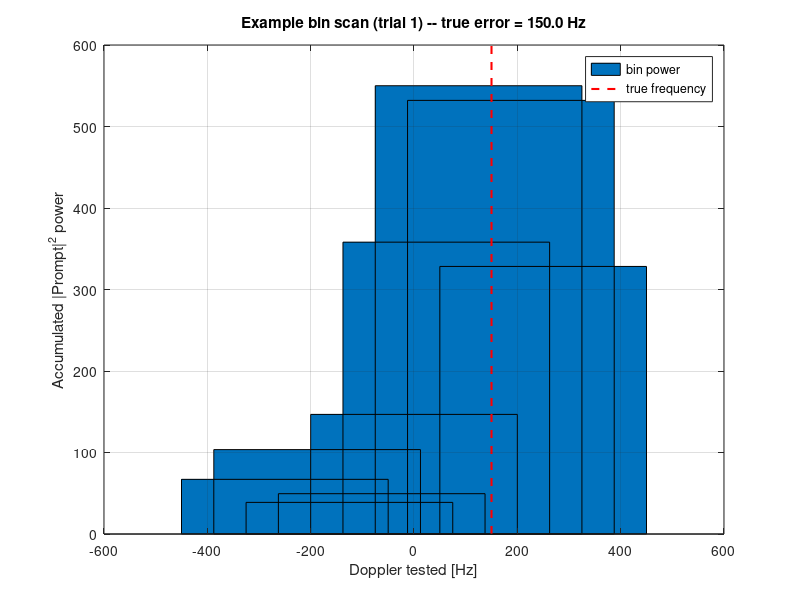
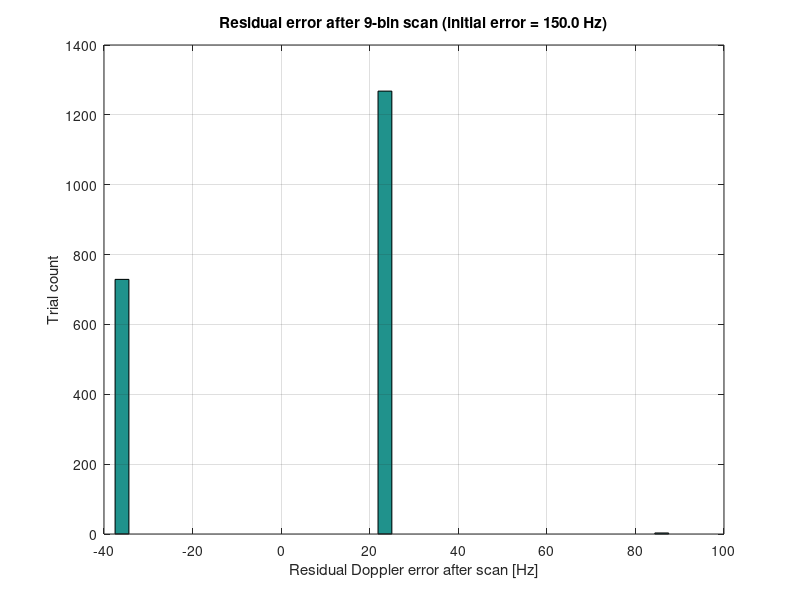

These charts were generated, in order, by the following MATLAB code:
% f_error_sim.m
%
% Octave Monte Carlo simulation of the tracking "frequency error reduction"
% state (state 5) implemented in dll_pll_veml_tracking.cc: right after
% pull-in, a passive scan tests f_error_step_num Doppler bins centered on the
% pull-in Doppler estimate, spaced f_error_doppler_step Hz apart
% (bin 0 -> +0, then alternating +step, -step, +2*step, -2*step, ...,
% matching dll_pll_veml_tracking::f_error_bin_multiplier()). Each bin is
% incoherently accumulated for f_error_accumulation code periods (|Prompt|^2
% summed), and the bin with the highest accumulated power is kept as the
% corrected Doppler.
%
% This script reproduces that exact bin geometry and accumulation logic on
% simulated noisy correlator samples, for a given C/N0 and initial (pull-in)
% frequency error, fixed to the Galileo E1 code period (Td = 4 ms). It also
% reproduces the CN0 M2M4 estimator (lock_detectors.cc::cn0_m2m4_estimator)
% applied to the winning bin's raw samples, matching the receiver's own
% "Frequency error reduction: CN0 ..." diagnostic line.
%
% Usage:
%   f_error_sim()                                     % all defaults
%   f_error_sim(CN0_dBHz, f_error_step_num, f_error_accumulation, ...
%               f_error_doppler_step, f_error_init_Hz, n_trials, seed)
%
%   f_error_sim(35, 9, 20, 62.5, 150)                 % typical EVK1029 fer.conf-like case
%   f_error_sim(30, 5, 10, 125, -300, 5000, 2)
%
% What it prints:
%   - the bin table (index, multiplier, Doppler tested, noiseless sinc loss)
%   - Monte Carlo statistics: residual Doppler error after the scan, bin
%     "capture" probability (did it pick the bin closest to the true
%     frequency?), and CN0 estimate bias/spread on the winning bin
%
% What it plots:
%   1) One example trial's per-bin accumulated power vs. Doppler tested,
%      with the true frequency marked -- the same data the receiver now logs
%      in its "bin Doppler [Hz]" / "bin correlation power" diagnostic vectors.
%   2) Histogram of the residual Doppler error left after the scan, over all
%      Monte Carlo trials.

% -------------------------------------------------------------------------
%
% GNSS-SDR is a Global Navigation Satellite System software-defined receiver.
% This file is part of GNSS-SDR.
%
% SPDX-FileCopyrightText: Joel Brenner, 2026. joel.brenner(at)saphyrion.ch
% SPDX-License-Identifier: GPL-3.0-or-later
%
% -------------------------------------------------------------------------

function f_error_sim(CN0_dBHz, f_error_step_num, f_error_accumulation, f_error_doppler_step, f_error_init_Hz, n_trials, seed)

    %% ------------------------- PARAMETERS ----------------------------------
    if nargin < 1 || isempty(CN0_dBHz),            CN0_dBHz            = 35;    end  % [dB-Hz]
    if nargin < 2 || isempty(f_error_step_num),     f_error_step_num    = 9;     end  % number of Doppler bins
    if nargin < 3 || isempty(f_error_accumulation), f_error_accumulation = 20;   end  % incoherent accum. per bin [code periods]
    if nargin < 4 || isempty(f_error_doppler_step), f_error_doppler_step = 62.5; end  % [Hz] bin spacing
    if nargin < 5 || isempty(f_error_init_Hz),      f_error_init_Hz      = 150;  end  % [Hz] true residual Doppler at pull-in
    if nargin < 6 || isempty(n_trials),             n_trials             = 2000; end  % Monte Carlo trial count
    if nargin < 7 || isempty(seed),                 seed                 = 1;    end  % RNG seed, [] = random
    %% ------------------------------------------------------------------------

    if ~isempty(seed)
        rand('state', seed);
        randn('state', seed);
    end

    Td = 4e-3;  % Galileo E1 code period [s] -- fixed per this script's scope

    % mirror Dll_Pll_Conf::SetFromConfiguration(): f_error_step_num must be odd
    % (a center bin plus a symmetric number of +/- steps); round up if even.
    f_error_step_num = max(1, round(f_error_step_num));
    if mod(f_error_step_num, 2) == 0
        f_error_step_num = f_error_step_num + 1;
        printf('note: f_error_step_num rounded up to %d (must be odd)\n', f_error_step_num);
    end
    num_bins = f_error_step_num;

    % bin 0 -> 0; then alternating outward: +1, -1, +2, -2, +3, -3, ...
    % (matches dll_pll_veml_tracking::f_error_bin_multiplier(), 0-based bin_index)
    bin_mult = zeros(1, num_bins);
    for idx = 1:num_bins
        bin_index = idx - 1;
        if bin_index == 0
            bin_mult(idx) = 0;
        else
            half_steps = floor((bin_index + 1) / 2);
            if mod(bin_index, 2) == 1
                bin_mult(idx) = half_steps;
            else
                bin_mult(idx) = -half_steps;
            end
        end
    end
    bin_doppler_offset = bin_mult * f_error_doppler_step;               % [Hz], relative to pull-in estimate
    bin_residual_error  = f_error_init_Hz - bin_doppler_offset;         % [Hz], true - tested, per bin

    sinc0 = @(x) (x == 0) * 1 + (x ~= 0) .* (sin(x + (x == 0)) ./ (x + (x == 0)));
    A = sqrt(2 * 10^(CN0_dBHz / 10) * Td);  % correlator amplitude; SNR = 2*(C/N0)*Td, unit-variance complex noise per branch

    printf('--- f_error_sim: CN0=%.1f dB-Hz, f_error_step_num=%d, f_error_accumulation=%d, f_error_doppler_step=%.2f Hz, f_error_init=%.1f Hz, Td=%.1f ms (Galileo E1) ---\n', ...
           CN0_dBHz, num_bins, f_error_accumulation, f_error_doppler_step, f_error_init_Hz, Td * 1e3);

    % noiseless per-bin loss, for the printed table
    theta_bins = pi * bin_residual_error * Td;
    bin_loss_dB = 20 * log10(abs(sinc0(theta_bins)) + eps);

    printf('\n bin   mult   Doppler[Hz]   residual[Hz]   sinc loss[dB]\n');
    [~, ideal_bin] = min(abs(bin_residual_error));
    for idx = 1:num_bins
        marker = '';
        if idx == ideal_bin, marker = '  <- closest to truth'; end
        printf('  %2d   %+3d    %8.2f      %8.2f        %6.2f%s\n', ...
               idx - 1, bin_mult(idx), bin_doppler_offset(idx), bin_residual_error(idx), bin_loss_dB(idx), marker);
    end

    %% --------------------------- Monte Carlo ---------------------------------
    winning_bin      = zeros(1, n_trials);
    residual_after   = zeros(1, n_trials);
    cn0_est_dBHz     = zeros(1, n_trials);
    example_power    = [];  % saved from trial 1, for plotting

    for t = 1:n_trials
        bin_power = zeros(1, num_bins);
        bin_samples = cell(1, num_bins);
        for b = 1:num_bins
            theta = pi * bin_residual_error(b) * Td;
            amp   = A * sinc0(theta);
            k     = (1:f_error_accumulation).';
            phase = (2 * k - 1) * theta;  % midpoint-sampling phase ramp, one full 2*theta per epoch
            samples = amp * exp(1j * phase) + (randn(f_error_accumulation, 1) + 1j * randn(f_error_accumulation, 1));
            bin_power(b) = sum(abs(samples) .^ 2);
            bin_samples{b} = samples;
        end

        [~, best_bin] = max(bin_power);
        winning_bin(t)    = best_bin;
        residual_after(t) = f_error_init_Hz - bin_doppler_offset(best_bin);
        cn0_est_dBHz(t)   = cn0_m2m4(bin_samples{best_bin}, Td);

        if t == 1
            example_power = bin_power;
        end
    end

    capture_prob = mean(winning_bin == ideal_bin);

    printf('\nMonte Carlo results (%d trials):\n', n_trials);
    printf('  Residual Doppler error after scan: mean=%.2f Hz, std=%.2f Hz, RMSE=%.2f Hz (initial error was %.1f Hz)\n', ...
           mean(residual_after), std(residual_after), sqrt(mean(residual_after .^ 2)), f_error_init_Hz);
    printf('  Bin-capture probability (picked bin closest to truth, bin %d): %.1f%%\n', ideal_bin - 1, 100 * capture_prob);
    printf('  CN0 estimate on winning bin: mean=%.2f dB-Hz, std=%.2f dB-Hz (true CN0=%.1f dB-Hz)\n', ...
           mean(cn0_est_dBHz), std(cn0_est_dBHz), CN0_dBHz);

    %% ------------------------------ Plots -------------------------------------
    figure('Name', 'Frequency error reduction: example bin scan');
    bar(bin_doppler_offset, example_power);
    hold on;
    yl = ylim();
    plot([f_error_init_Hz, f_error_init_Hz], yl, 'r--', 'LineWidth', 1.5);
    hold off;
    xlabel('Doppler tested [Hz]');
    ylabel('Accumulated |Prompt|^2 power');
    title(sprintf('Example bin scan (trial 1) -- true error = %.1f Hz', f_error_init_Hz));
    legend('bin power', 'true frequency', 'Location', 'northeast');
    grid on;

    figure('Name', 'Frequency error reduction: residual error distribution');
    hist(residual_after, min(40, max(10, round(n_trials / 50))));
    xlabel('Residual Doppler error after scan [Hz]');
    ylabel('Trial count');
    title(sprintf('Residual error after %d-bin scan (initial error = %.1f Hz)', num_bins, f_error_init_Hz));
    grid on;
end


function cn0_dBHz = cn0_m2m4(prompt_samples, coh_integration_time_s)
    % Octave port of lock_detectors.cc::cn0_m2m4_estimator(), applied to a
    % column vector of complex Prompt samples, for exact parity with the
    % receiver's own state-5 CN0 diagnostic.
    n = numel(prompt_samples);
    if n == 0 || coh_integration_time_s == 0
        cn0_dBHz = -100;
        return;
    end
    Psig = mean(abs(real(prompt_samples)));
    Psig = Psig^2;
    p2 = abs(prompt_samples) .^ 2;
    m2 = mean(p2);
    m4 = mean(p2 .^ 2);
    aux = sqrt(2 * m2^2 - m4);
    if isnan(aux)
        denominator = m2 - Psig;
        if denominator == 0
            cn0_dBHz = -100;
            return;
        end
        SNR_aux = Psig / denominator;
    else
        denominator = m2 - aux;
        if denominator == 0
            cn0_dBHz = -100;
            return;
        end
        SNR_aux = aux / denominator;
    end
    if SNR_aux <= 0
        cn0_dBHz = -100;
        return;
    end
    cn0_dBHz = 10 * log10(SNR_aux) - 10 * log10(coh_integration_time_s);
end
